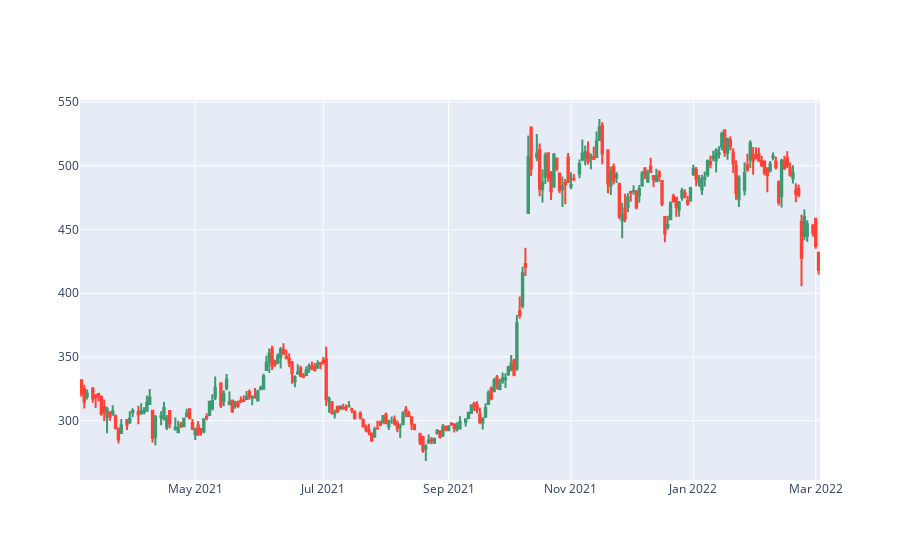

Here is the notebook cell this chart was saved with:
### Code cell
fig = go.Figure(data = [go.Candlestick(x = tatamotors_1year.index, 
                open = tatamotors_1year['Open'],
                high = tatamotors_1year['High'],
                low = tatamotors_1year['Low'],
                close = tatamotors_1year['Close'])])
fig.update_layout(xaxis_rangeslider_visible = False, hovermode = 'x unified')
fig.update_xaxes(rangebreaks = [dict(bounds = ['sat', 'mon'])])

fig.show()

### Figure 1 — Plotly figure (JSON) as saved in the notebook; plotly's stock layout.template omitted (floating-point values rounded to 4 significant figures; data arrays with more than 128 entries replaced by an {"elided": "..."} marker saying what was removed)
{"data": [{"close": {"elided": "246 float values"}, "high": {"elided": "246 float values"}, "low": {"elided": "246 float values"}, "open": {"elided": "246 float values"}, "type": "candlestick", "x": {"elided": "246 str values"}}], "layout": {"hovermode": "x unified", "xaxis": {"rangebreaks": [{"bounds": ["sat", "mon"]}], "rangeslider": {"visible": false}}}}
